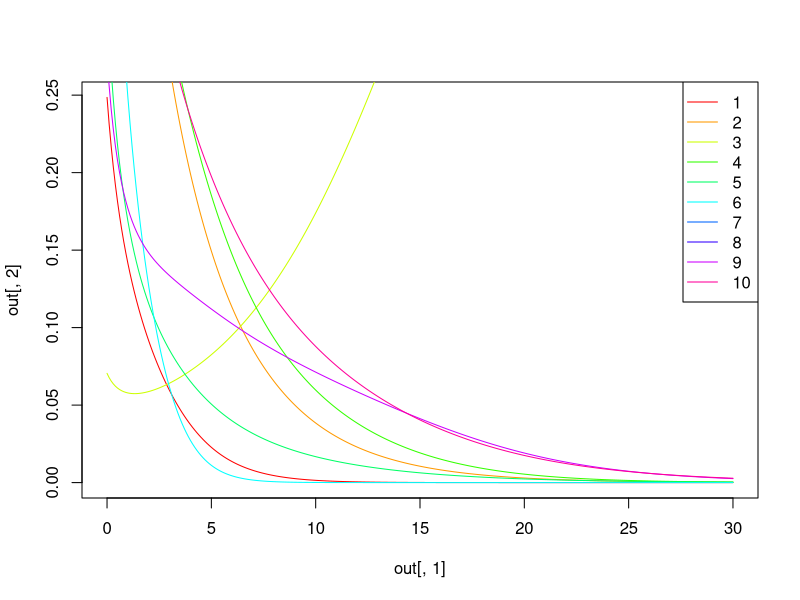

This figure's R source:
library(deSolve)

#############################Functions#######################################

#Generalized Lotka-Volterra
glvmat<-function(t, y, parms){
  N=parms[1,1]  # species number
  b=parms[,2]   # vector of growth rates
  a=parms[,3:ncol(parms)] # interaction matrix
  dydt <- y*(b+a %*% y)
  list(dydt)
}

#Interation score of speciesX and speciesY based on traitMatrix
interationScore <- function(speciesX, speciesY){
  score = 0
  #if any of molecule secreted by Y is usable by X, score += 0.09
  #if the molecule secreted by both Y and X, score -= 0.12
  if (speciesY['MoleSecr1'] == 1) {
    if (speciesX['MoleUsa1'] == 1) {
      score = score + 0.09
    }
    if (speciesX['MoleSecr1'] == 1) {
      score = score -0.12
    }
  }
  if (speciesY['MoleSecr2'] == 1) {
    if (speciesX['MoleUsa2'] == 1) {
      score = score + 0.09
    }
    if (speciesX['MoleSecr2'] == 1) {
      score = score -0.12
    }
  }
  if (speciesY['MoleSecr3'] == 1) {
    if (speciesX['MoleUsa3'] == 1) {
      score = score + 0.09
    }
    if (speciesX['MoleSecr3'] == 1) {
      score = score -0.12
    }
  }
  #if any of molecule usable by Y is secreted by X, score += 0.09
  #if the molecule usable by both Y and X, score -= 0.12
  if (speciesY['MoleUsa1'] == 1) {
    if (speciesX['MoleSecr1'] == 1) {
      score = score + 0.09
    }
    if (speciesX['MoleUsa1'] == 1) {
      score = score -0.12
    }
  }
  if (speciesY['MoleUsa2'] == 1) {
    if (speciesX['MoleSecr2'] == 1) {
      score = score + 0.09
    }
    if (speciesX['MoleUsa2'] == 1) {
      score = score -0.12
    }
  }
  if (speciesY['MoleUsa3'] == 1) {
    if (speciesX['MoleSecr3'] == 1) {
      score = score + 0.09
    }
    if (speciesX['MoleUsa3'] == 1) {
      score = score -0.12
    }
  }
  #if any of antibody secreted by Y can protect X, score -= 0.15
  if (speciesY['AntiSecr1'] == 1 & speciesX['AntiProt1'] == 1) {
    score = score - 0.15
  }
  if (speciesY['AntiSecr2'] == 1 & speciesX['AntiProt2'] == 1) {
    score = score - 0.15
  }
  if (speciesY['AntiSecr3'] == 1 & speciesX['AntiProt3'] == 1) {
    score = score - 0.15
  }
  #vice-versa
  if (speciesX['AntiSecr1'] == 1 & speciesY['AntiProt1'] == 1) {
    score = score - 0.15
  }
  if (speciesX['AntiSecr2'] == 1 & speciesY['AntiProt2'] == 1) {
    score = score - 0.15
  }
  if (speciesX['AntiSecr3'] == 1 & speciesY['AntiProt3'] == 1) {
    score = score - 0.15
  }
  return(score)
}

############################################################################

#number of species
N = 10

#Creating random matrix of 12 traits of N species
traitMatrix <-  sample(x = c(0,1), 12, replace = TRUE)

for (i in c(2:N)) {
  vec <-  sample(x = c(0,1), 12, replace = TRUE)
  traitMatrix <-  rbind(traitMatrix, vec)
}
rownames(traitMatrix) <- paste("species",c(1:N),sep = "")
colnames(traitMatrix) <- c('MoleSecr1','MoleSecr2','MoleSecr3','MoleUsa1','MoleUsa2','MoleUsa3',
                           'AntiSecr1','AntiSecr2','AntiSecr3','AntiProt1','AntiProt2','AntiProt3')

#Generate relationship matrix of N species
a = matrix(rep(0,N*N),nrow=N,ncol=N)
for (row in 1:N) {
  for (col in row:N) {
    if (row == col) {
      a[row,col] = -0.5 # auto-interactions are negative (intra-species competition)
    } else {
      speciesX = traitMatrix[row,]
      speciesY = traitMatrix[col,]
      score <- interationScore(speciesX,speciesY)
      a[row,col] <- score
      a[col,row] <- score
    }
  }
}

#Creating random growth rate of N species
b <- runif(N)

#Parameters of Lotka-Volterra equations
parms <- cbind(b,a)
parms=cbind(rep(N,N),parms)

tstart=0                   # time (start)
tend=30                    # time (end) of integration
tstep=0.1                  # time step (resolution)

init<-runif(N)                # initial species abundances 

#Simulation for coupled system
times<-seq(tstart, tend, by=tstep)

#Generate mask of all boolean combination of N species
repeatBinaryNTimes <- rep(list(c(0,1)),N)
mask <- expand.grid(repeatBinaryNTimes)

#Setting presence/absence of each species based on maskand generate steady state matrix
SSMatrix <- matrix(nrow = 2^N, ncol = N)
for (i in 1:2^N) {
  y <- init*mask[i,]
  y <- as.numeric(y)
  out<-lsoda(y, times, glvmat, parms)
  SSMatrix[i,] <- out[nrow(out),2:(N+1)]
}


####### Figure

col.vec = seq(0,1,1/N)
my.colors = hsv(col.vec)

# plot time series
plot(out[,1],out[,2],col=my.colors[1],lty=1, type="l")
for(i in 2:N){
  lines(out[,1],out[,(i+1)],col=my.colors[i])
}
legend("topright", as.character(c(1:N)), lty = rep(1,N), col = my.colors, merge = TRUE, bg = "white", text.col="black")
